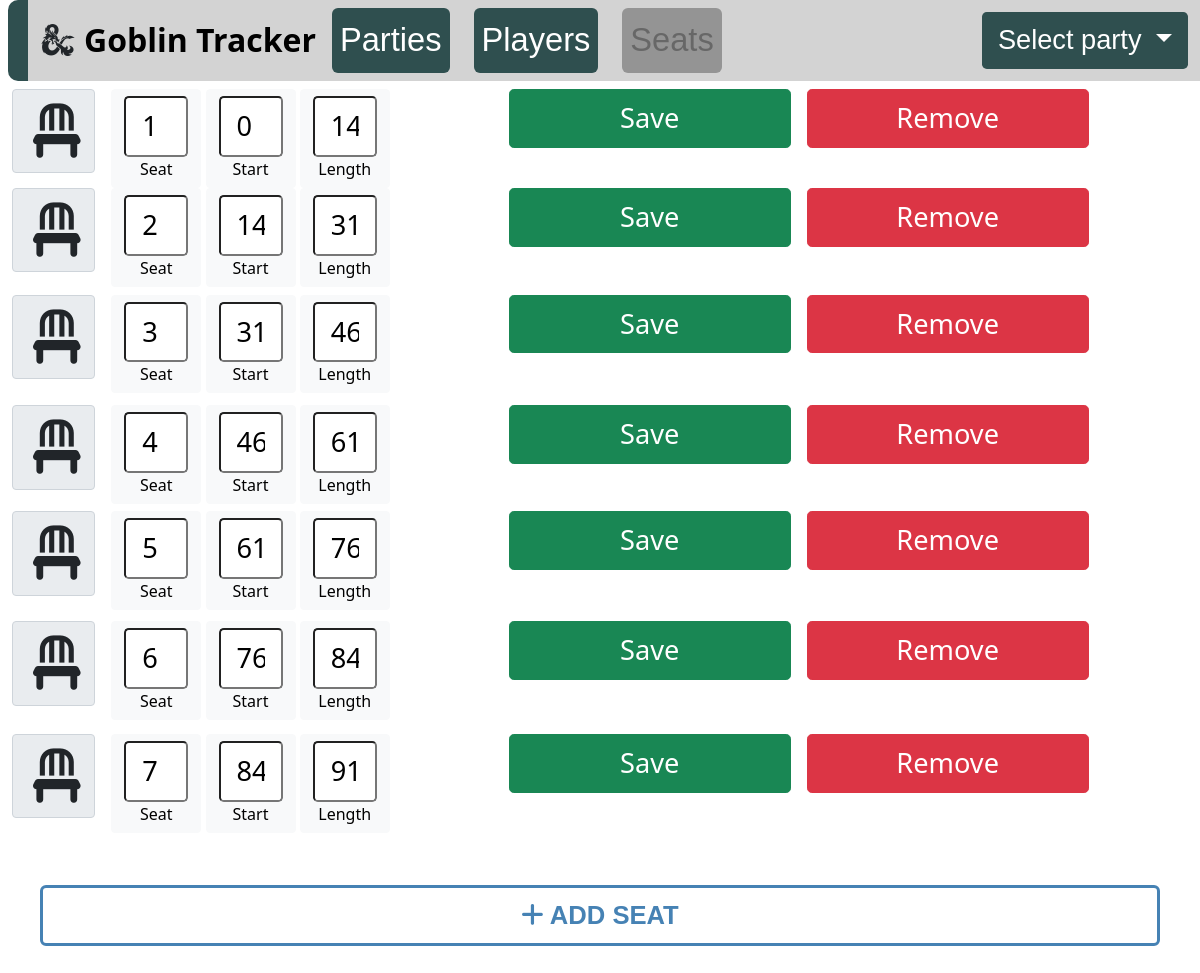
The page /seats on the database its author committed.
### seats.py (models this page shows, shortened)
class Seat(db.Model):
    seat = db.Column(db.Integer, primary_key=True)
    start = db.Column(db.Integer, unique=False, nullable=False)
    length = db.Column(db.Integer, unique=False, nullable=False)

### index_blueprint.py (the view)
@index_blueprint.route("/seats", methods=['GET', 'POST'])
def seats():
    if request.method == 'POST':
        if 'remove' in request.form:
            if Seat.deleteSeat(request.form):
                flash("Succesfully removed", 'info')
        elif 'save' in request.form:
            if Seat.updateSeat(request.form):
                flash("Succesfully saved", 'info')
        seats = Seat.query.all()
        return render_template("seats.html", content=seats, page="seats")
    elif request.method == 'GET':
        seats = Seat.query.all()
        return render_template("seats.html", content=seats, page="seats")

### templates/seats.html (shortened to what this page needs)
{% extends "base.html" %} {% block title %}Init Tracker{% endblock %} {% block
content %}
  <div class="row mh-80 h-80">
    <div class="col overflow-auto">
      {% if not content %}
      No seats
      {% else %}
        {% for seat in content %}
        <form action="#" method="post">
          <div class="row gx-3 mb-3 h-100">
            <div class="col-1">
              <label
                class="input-group-text text-left"
                style="font-size: 1.7em; text-align: left"
              >
                <i class="fas fa-chair p-2 fa-2x"></i></label
              >
            </div>
            <div class="col-4">
              <div class="btn d-inline-block btn-light" style="width: 90px">
                <input
                  type="text"
                  class="form-control-xlg w-100"
                  placeholder="1-10"
                  aria-describedby="basic-addon1"
                  name="start"
                  value="{{ seat.seat }}"
                />
                Seat
              </div>
            <div class="btn d-inline-block btn-light" style="width: 90px">
              <input
                type="text"
                class="form-control-xlg w-100"
                placeholder="1-10"
                aria-describedby="basic-addon1"
                name="start"
                value="{{ seat.start }}"
              />
              Start
            </div>
            <div class="btn d-inline-block btn-light" style="width: 90px">
              <input
                type="text"
                class="form-control-xlg w-100"
                placeholder="1-10"
                aria-describedby="basic-addon1"
                name="length"
                value="{{ seat.length }}"
              />
              Length
            </div>
          </div>
          <div class="col-3">
            <button
              class="btn btn-xlg btn-success w-100"
              type="submit"
              id="button-addon1"
              value="{{ seat.seat }}"
              name="save"
              style="width: 100px"
            >
              Save
            </button>
          </div>
          <div class="col-3">
            <button
              class="btn btn-xlg btn-danger w-100"
              type="submit"
              id="button-addon1"
              value="{{ seat.seat }}"
              name="remove"
              style="width: 100px"
            >
              Remove
            </button>
          </div>
        </form>
        {% endfor %}
        {% endif %}
      </div>
    </div>
  </div>
  <div class="row">
  </div>
  <form action="#" method="post">
  <div class="row p-3 mh-15 h-15">
    <div class="col text-center px-4">
      <button
        type="submit"
        class="btn btn-custom btn-lg w-100 {{ add }}"
        name="add_seat"
        value="add_seat"
        {{
        add
        }}
      >
        <i class="fas fa-plus"></i>
        ADD SEAT
      </button>
    </div>
  </form>
{% endblock %}

### templates/base.html (style rules this page uses)
.btn-custom { border-radius: 6px; border: solid 3px; border-color: steelblue; color: steelblue; font-size: 1.6em; font-weight: 600; font-family: "Trebuchet MS", "Lucida Sans Unicode", "Lucida Grande", "Lucida Sans", Arial, sans-serif; }
.btn-xlg { padding: 0.5rem 1rem; font-size: 1.7rem; border-radius: 0.3rem; }
.form-control-xlg { min-height: calc(1.5em + 1rem + 2px); padding: 0.5rem 1rem; font-size: 1.7rem; border-radius: 0.3rem; }

### rows shown on the page
Seat: start "1", start "0", length "14"
Seat: start "2", start "14", length "31"
Seat: start "3", start "31", length "46"
Seat: start "4", start "46", length "61"
Seat: start "5", start "61", length "76"
Seat: start "6", start "76", length "84"
Seat: start "7", start "84", length "91"
